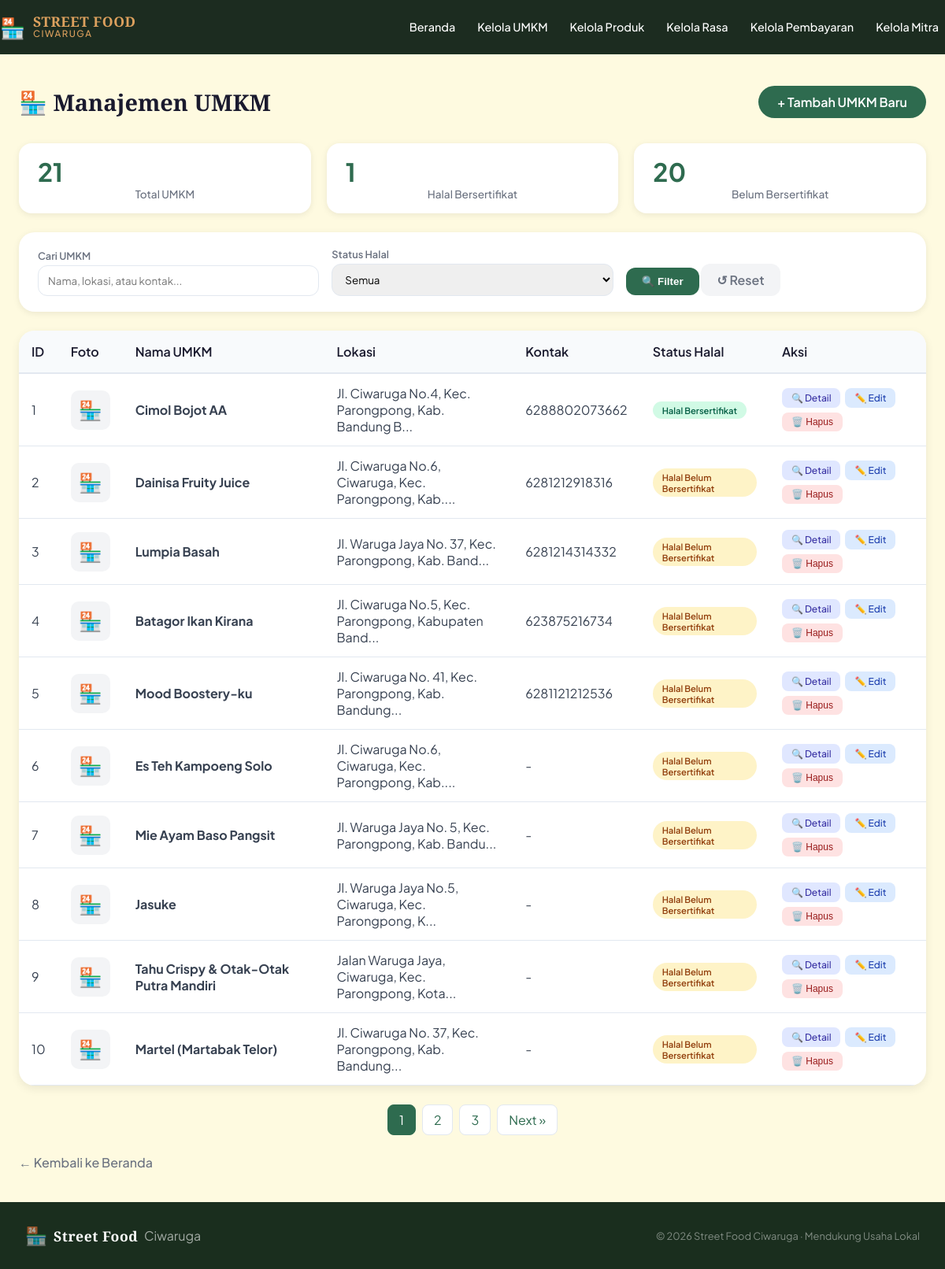
Page /umkm/umkm.php on the committed database.
### tables this page shows
CREATE TABLE `umkm` (
  `id_umkm` int(11) NOT NULL,
  `nama_umkm` varchar(100) NOT NULL,
  `lokasi` text NOT NULL,
  `foto` varchar(255) DEFAULT NULL,
  `nomor_kontak` varchar(20) DEFAULT NULL,
  `status_halal` enum('Halal Bersertifikat','Halal Belum Bersertifikat','Non-Halal') NOT NULL,
  `no_sertifikat` varchar(100) DEFAULT NULL,
  `lembaga_penerbit` varchar(100) DEFAULT NULL,
  `tanggal_terbit` date DEFAULT NULL
);

### umkm/umkm.php (the view, shortened to what this page needs)
<?php
require_once 'koneksi.php';
$limit = 10;
$page = isset($_GET['page']) ? (int)$_GET['page'] : 1;
$offset = ($page - 1) * $limit;
$search = isset($_GET['search']) ? mysqli_real_escape_string($koneksi, $_GET['search']) : '';
$filter_halal = isset($_GET['status_halal']) ? mysqli_real_escape_string($koneksi, $_GET['status_halal']) : '';
$where = [];
$where_clause = $where ? "WHERE " . implode(" AND ", $where) : "";
$query = "SELECT * FROM umkm $where_clause ORDER BY id_umkm ASC LIMIT $offset, $limit";
$result = mysqli_query($koneksi, $query);
$count_query = "SELECT COUNT(*) as total FROM umkm $where_clause";
$count_result = mysqli_query($koneksi, $count_query);
$total_data = mysqli_fetch_assoc($count_result)['total'];
$total_pages = ceil($total_data / $limit);
?>
<!DOCTYPE html>
<html lang="id">
<head>
  <link rel="stylesheet" href="style.css">
</head>
<body>
  <header class="navbar">
    <div class="nav-inner">
      <div class="brand">
        <span class="brand-icon">🏪</span>
        <div class="brand-text">
          <span class="brand-name">STREET FOOD</span>
          <span class="brand-sub">Ciwaruga</span>
        </div>
      </div>
      <nav class="nav-links">
        <a href="index.php">Beranda</a>
        <a href="umkm.php">Kelola UMKM</a>
        <a href="produk.php">Kelola Produk</a>
        <a href="kategori_rasa.php">Kelola Rasa</a>
        <a href="bayar.php">Kelola Pembayaran</a>
        <a href="mitra.php">Kelola Mitra</a>
      </nav>
    </div>
  </header>
  <div class="admin-container">
    <div class="admin-header">
      <h1>🏪 Manajemen UMKM</h1>
      <div class="btn-group">
        <a href="tambah_umkm.php" class="btn-tambah">+ Tambah UMKM Baru</a>
      </div>
    </div>
    <?php
        $query_total = "SELECT COUNT(*) as total FROM umkm";
        $result_total = mysqli_query($koneksi, $query_total);
        $total_umkm = mysqli_fetch_assoc($result_total)['total'];
        $query_bersertifikat = "SELECT COUNT(*) as total FROM umkm WHERE status_halal = 'Halal Bersertifikat'";
        $result_bersertifikat = mysqli_query($koneksi, $query_bersertifikat);
        $total_bersertifikat = mysqli_fetch_assoc($result_bersertifikat)['total'];
        ?>
    <div class="stats">
      <div class="stat-card">
        <div class="stat-number"><?= $total_umkm ?></div>
        <div class="stat-label">Total UMKM</div>
      </div>
      <div class="stat-card">
        <div class="stat-number"><?= $total_bersertifikat ?></div>
        <div class="stat-label">Halal Bersertifikat</div>
      </div>
      <div class="stat-card">
        <div class="stat-number"><?= $total_umkm - $total_bersertifikat ?></div>
        <div class="stat-label">Belum Bersertifikat</div>
      </div>
    </div>
    <div class="filter-section">
      <form method="GET" action="" class="filter-form">
        <div class="filter-group">
          <label>Cari UMKM</label>
          <input type="text" name="search" placeholder="Nama, lokasi, atau kontak..."
            value="<?= htmlspecialchars($search) ?>">
        </div>
        <div class="filter-group">
          <label>Status Halal</label>
          <select name="status_halal">
            <option value="all">Semua</option>
          </select>
        </div>
        <div class="filter-group">
          <button type="submit" class="btn-filter">🔍 Filter</button>
          <a href="umkm.php" class="btn-reset">↺ Reset</a>
        </div>
      </form>
    </div>
    <div class="umkm-table">
      <table>
        <thead>
          <tr>
            <th>ID</th>
            <th>Foto</th>
            <th>Nama UMKM</th>
            <th>Lokasi</th>
            <th>Kontak</th>
            <th>Status Halal</th>
            <th>Aksi</th>
          </tr>
        </thead>
        <tbody>
          <?php if (mysqli_num_rows($result) > 0): ?>
          <?php while ($row = mysqli_fetch_assoc($result)): ?>
          <tr>
            <td><?= $row['id_umkm'] ?></td>
            <td>
              <?php if ($row['foto'] && file_exists($row['foto'])): ?>
              <img src="<?= htmlspecialchars($row['foto']) ?>" class="foto-preview" alt="Foto">
              <?php else: ?>
              <div class="no-foto">🏪</div>
              <?php endif; ?>
            </td>
            <td><strong><?= htmlspecialchars($row['nama_umkm']) ?></strong></td>
            <td style="max-width: 300px;"><?= htmlspecialchars(substr($row['lokasi'], 0, 50)) ?>...</td>
            <td><?= htmlspecialchars($row['nomor_kontak'] ?: '-') ?></td>
            <td>
              <?php
                                    $status_class = '';
                                    if ($row['status_halal'] == 'Halal Bersertifikat') {
                                        $status_class = 'status-bersertifikat';
                                    } elseif ($row['status_halal'] == 'Halal Belum Bersertifikat') {
                                        $status_class = 'status-belum';
                                    } else {
                                        $status_class = 'status-non';
                                    }
                                    ?>
              <span class="status-halal <?= $status_class ?>">
                <?= htmlspecialchars($row['status_halal']) ?>
              </span>
            </td>
            <td>
              <div class="action-buttons">
                <a href="detail_umkm.php?id=<?= $row['id_umkm'] ?>" class="btn-detail">🔍 Detail</a>
                <a href="edit_umkm.php?id=<?= $row['id_umkm'] ?>" class="btn-edit">✏️ Edit</a>
                <button onclick="confirmDelete(<?= $row['id_umkm'] ?>, '<?= htmlspecialchars($row['nama_umkm']) ?>')"
                  class="btn-delete">🗑️ Hapus</button>
              </div>
            </td>
          </tr>
          <?php endwhile; ?>
          <?php endif; ?>
        </tbody>
      </table>
    </div>
    <?php if ($total_pages > 1): ?>
    <div class="pagination">
      <?php for ($i = 1; $i <= $total_pages; $i++): ?>
      <?php if ($i == $page): ?>
      <span class="active"><?= $i ?></span>
      <?php else: ?>
      <a
        href="?page=<?= $i ?>&search=<?= urlencode($search) ?>&status_halal=<?= urlencode($filter_halal) ?>"><?= $i ?></a>
      <?php endif; ?>
      <?php endfor; ?>
      <?php if ($page < $total_pages): ?>
      <a href="?page=<?= $page+1 ?>&search=<?= urlencode($search) ?>&status_halal=<?= urlencode($filter_halal) ?>">Next
        »</a>
      <?php endif; ?>
    </div>
    <?php endif; ?>
    <a href="index.php" class="back-link">← Kembali ke Beranda</a>
  </div>
  <footer class="footer">
    <div class="footer-inner">
      <div class="footer-brand">
        <span class="brand-icon">🏪</span>
        <span class="brand-name"> Street Food</span> Ciwaruga
      </div>
      <p class="footer-copy">© 2026 Street Food Ciwaruga · Mendukung Usaha Lokal</p>
    </div>
  </footer>
</body>
</html>

### style.css (style rules this page uses)
*, *::before, *::after { box-sizing: border-box; margin: 0; padding: 0; }
:root { --hijau:#2e6b4f; --hijau-muda:#52b788; --hijau-terang:#95d5b2; --krem:#fefae0; --kuning:#dda15e; --coklat:#bc6c25; --putih:#ffffff; --abu:#6b7280; --gelap:#1a2e1e; --radius-sm: 8px; --radius-md: 16px; --radius-lg: 24px; --radius-xl: 40px; --shadow-sm: 0 2px 8px rgba(45,106,79,.10); --shadow-md: 0 6px 24px rgba(45,106,79,.15); --shadow-lg: 0 16px 48px rgba(45,106,79,.20); }
html { scroll-behavior: smooth; }
body { font-family: 'Plus Jakarta Sans', sans-serif; background: var(--krem); color: var(--hijau-terang); overflow-x:visible; }
.navbar { position:relative; top: 0; z-index: 100; background: rgba(9, 27, 16, 0.92); backdrop-filter: blur(12px); border-bottom: 1px solid rgba(45,106,79,.12); }
.nav-inner { max-width: 1200px; margin: auto; padding: 0px; height: 68px; display: flex; align-items: center; gap: 8px; }
.brand { display: flex; align-items: center; gap: 10px; text-decoration: none; flex-shrink: 0; }
.brand-icon { font-size: 1.6rem; }
.brand-text { display: flex; flex-direction: column; line-height: 1.1; }
.brand-name { font-family: 'Playfair Display', serif; font-weight: 900; font-size: 1.1rem; color: var(--kuning); letter-spacing: .5px; }
.brand-sub { font-size: .72rem; font-weight: 500; color: var(--kuning); letter-spacing: 1.5px; text-transform: uppercase; }
.nav-links { display: flex; gap: 28px; margin-left: auto; }
.nav-links a { text-decoration: none; font-size: .9rem; font-weight: 500; color: var(--putih); transition: color .2s; }
.stat-label { font-size: .78rem; color: var(--abu); font-weight: 500; text-align: center; }
.footer { background: var(--gelap); color: rgba(255,255,255,.6); }
.footer-inner { max-width: 1200px; margin:0 auto; padding: 28px 32px; display: flex; align-items: center; justify-content: space-between; }
.footer .brand-name { color: var(--putih); }
.footer .brand-icon { font-size: 1.4rem; }
.footer-brand { display: flex; align-items: center; gap: 8px; }
.footer-copy { font-size: .8rem; color: rgba(255,255,255,.45); }

### rows in the picture
umkm: id_umkm "1", nama_umkm "Cimol Bojot AA", lokasi "Jl. Ciwaruga No.4, Kec. Parongpong, Kab. Bandung B", nomor_kontak "6288802073662", status_halal "Halal Bersertifikat"
umkm: id_umkm "2", nama_umkm "Dainisa Fruity Juice", lokasi "Jl. Ciwaruga No.6, Ciwaruga, Kec. Parongpong, Kab.", nomor_kontak "6281212918316", status_halal "Halal Belum Bersertifikat"
umkm: id_umkm "3", nama_umkm "Lumpia Basah", lokasi "Jl. Waruga Jaya No. 37, Kec. Parongpong, Kab. Band", nomor_kontak "6281214314332", status_halal "Halal Belum Bersertifikat"
umkm: id_umkm "4", nama_umkm "Batagor Ikan Kirana", lokasi "Jl. Ciwaruga No.5, Kec. Parongpong, Kabupaten Band", nomor_kontak "623875216734", status_halal "Halal Belum Bersertifikat"
umkm: id_umkm "5", nama_umkm "Mood Boostery-ku", lokasi "Jl. Ciwaruga No. 41, Kec. Parongpong, Kab. Bandung", nomor_kontak "6281121212536", status_halal "Halal Belum Bersertifikat"
umkm: id_umkm "6", nama_umkm "Es Teh Kampoeng Solo", lokasi "Jl. Ciwaruga No.6, Ciwaruga, Kec. Parongpong, Kab.", nomor_kontak "-", status_halal "Halal Belum Bersertifikat"
umkm: id_umkm "7", nama_umkm "Mie Ayam Baso Pangsit", lokasi "Jl. Waruga Jaya No. 5, Kec. Parongpong, Kab. Bandu", nomor_kontak "-", status_halal "Halal Belum Bersertifikat"
umkm: id_umkm "8", nama_umkm "Jasuke", lokasi "Jl. Waruga Jaya No.5, Ciwaruga, Kec. Parongpong, K", nomor_kontak "-", status_halal "Halal Belum Bersertifikat"
umkm: id_umkm "9", nama_umkm "Tahu Crispy & Otak-Otak Putra Mandiri", lokasi "Jalan Waruga Jaya, Ciwaruga, Kec. Parongpong, Kota", nomor_kontak "-", status_halal "Halal Belum Bersertifikat"
umkm: id_umkm "10", nama_umkm "Martel (Martabak Telor)", lokasi "Jl. Ciwaruga No. 37, Kec. Parongpong, Kab. Bandung", nomor_kontak "-", status_halal "Halal Belum Bersertifikat"

### other values in the picture
$total_umkm "21"
$total_bersertifikat "1"
$total_umkm - $total_bersertifikat "20"
